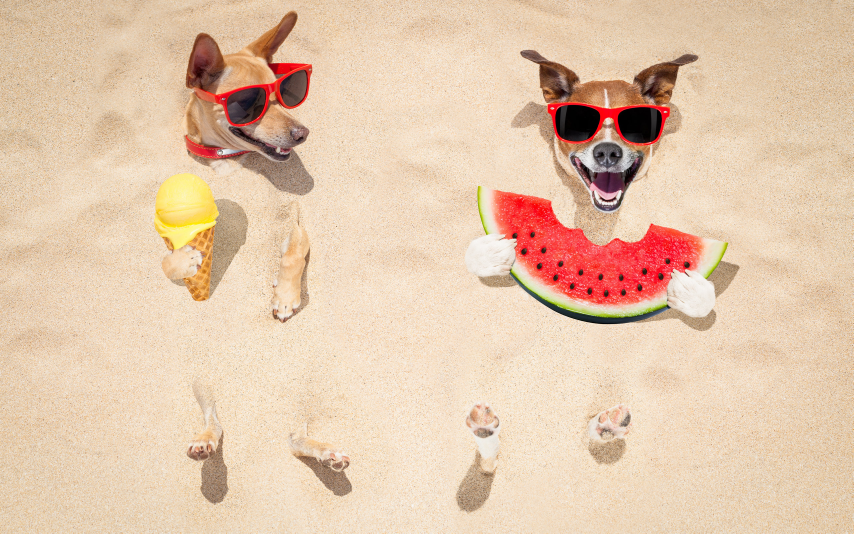
#> input picture 0005/old_images/1.jpg, 2560 x 1600 px, found by its file name (shown at 1/3 size); its folder holds 4 pictures in this run
$ python handle_size.py   (older library calls are emulated)
#> lines starting #> are read from the running program, lines starting #| are printed output that depends on the picture
# -*- coding: utf-8 -*-
__author__ = 'buzz'
__date__ = '2017/10/25 下午11:08'

"""
第 0005 题：你有一个目录，装了很多照片，把它们的尺寸变成都不大于 iPhone5 分辨率的大小。
"""

import os

from PIL import Image

iPhone_x, iPhone_y = (640, 1136)

# directory
old_images = 'old_images'
new_images = 'new_images'

file_list = os.listdir(old_images)


def handle_size():
    for img in file_list:
        img_path = os.path.join(old_images, img)
        old_img = Image.open(img_path)
#> old_img is the input picture: PIL image 2560x1600 RGB; mean R, G, B 228.3, 199.7, 173.7
        x, y = old_img.size
#> x = 2560; y = 1600
        if x > iPhone_x:
            x = 640
        if y > iPhone_y:
            y = 1136

        new_img = old_img.resize((x, y), Image.ANTIALIAS)
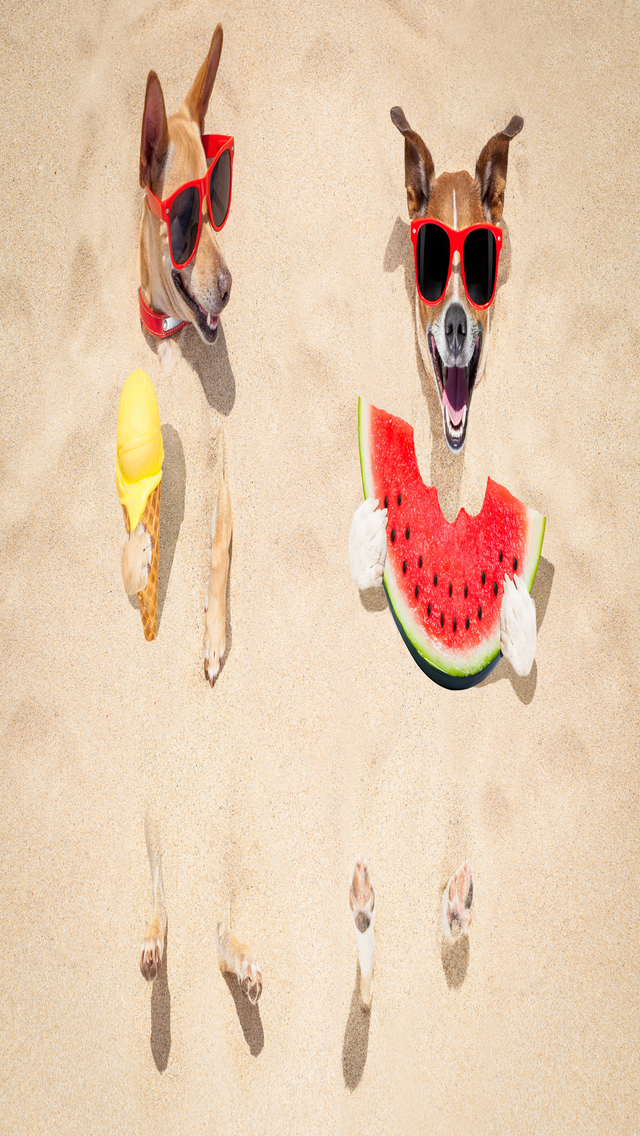
#> new_img: PIL image 640x1136 RGB; mean R, G, B 228.3, 199.7, 173.7

        if not os.path.exists(new_images):
            os.makedirs(new_images)

        save_img(img, new_img)

        calculate_size(img, old_img, new_img)


def calculate_size(imgname, old, new):

#> called with imgname = '1.jpg'
    print("The old " + imgname + "'s size is: " + str(old.size))
#| The old 1.jpg's size is: (2560, 1600)
    print("The new " + imgname + "'s size is: " + str(new.size))
#| The new 1.jpg's size is: (640, 1136)
#> pass 3 of the loop in handle_size, `for img in file_list:`:
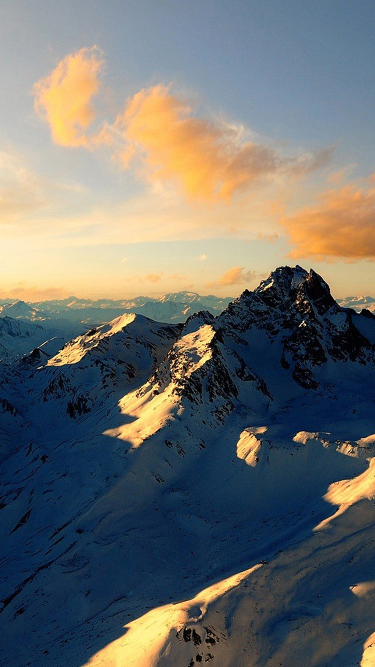
#> input picture 0005/old_images/3.jpg, 750 x 1334 px, found by its file name (shown at 1/2 size)
#> in handle_size, old_img is the input picture: PIL image 750x1334 RGB; mean R, G, B 108.8, 111, 108.7
#> in handle_size, `new_img = old_img.resize((x, y), Image.ANTIALIAS)`:
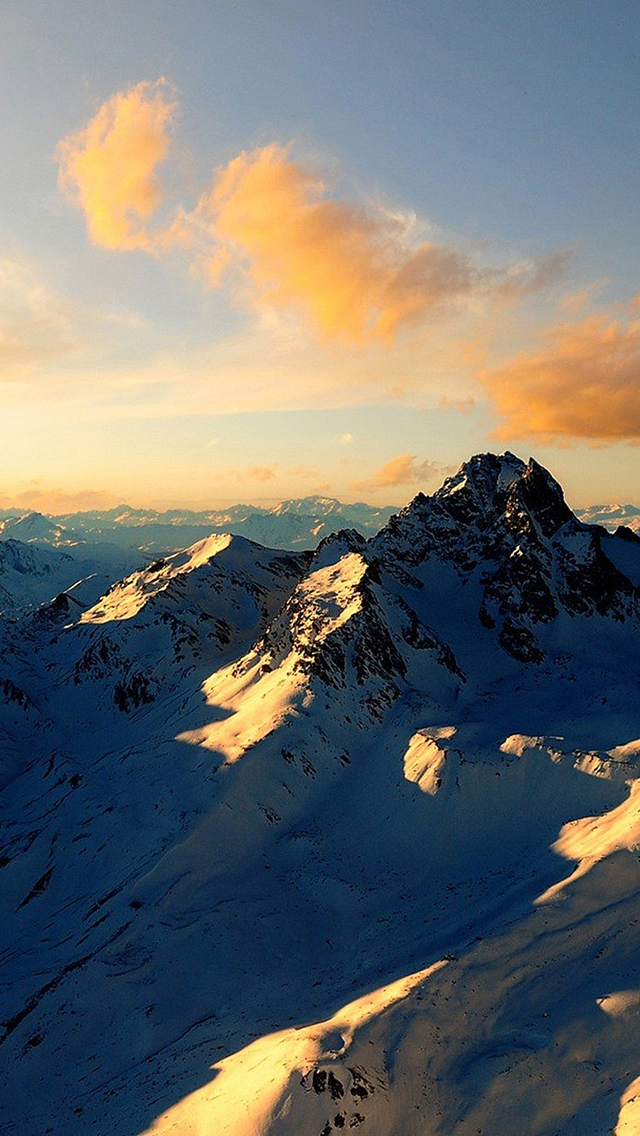
#> new_img: PIL image 640x1136 RGB; mean R, G, B 108.9, 111, 108.7
#| The old 3.jpg's size is: (750, 1334)
#| The new 3.jpg's size is: (640, 1136)
#> the loop made 4 passes; the first 3 are shown


def save_img(imgname, new_img, dirname=new_images):
    new_img.save(os.path.join(dirname, imgname))


if __name__ == '__main__':
    handle_size()
